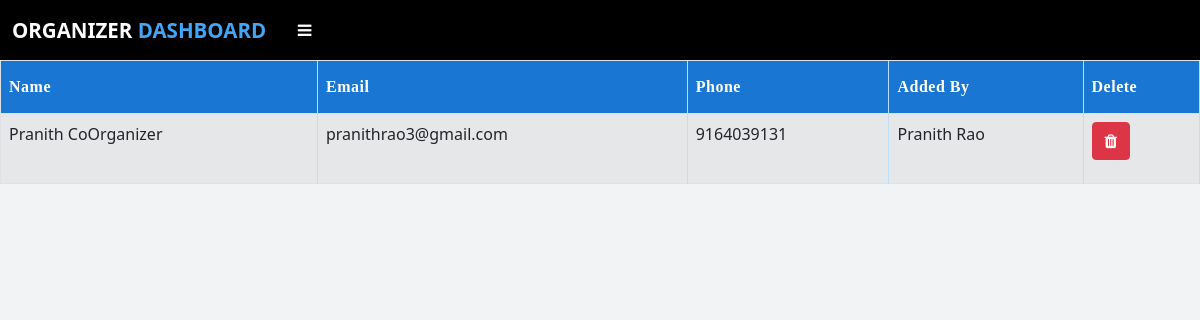
/view_coOrganizer (signed in), run on the app's committed database.
### app.py (models this page shows, shortened)
class Coorganizer(db.Model):
    id = db.Column(db.Integer,primary_key=True)
    name = db.Column(db.String(50),nullable=False)
    email = db.Column(db.String(100),nullable=False,unique=True)
    phone = db.Column(db.String(11), nullable=False, unique=True)
    password = db.Column(db.String(255),nullable=False)
    organizer = db.Column(db.String(50),nullable=False)
    coorg_id=db.relationship('Event',cascade="all,delete",backref='owner1')
    jcoorg_id=db.relationship('Judge',cascade="all,delete",backref='owner1j')

### app.py (the view)
@app.route("/view_coOrganizer")
def view_coOrganizer():
    if 'organizer' in session:
        coorgs = Coorganizer.query.all()
        return render_template('view_coOrganizer.html',data=coorgs)
    else:
        flash("Session Expired","error")
        return redirect(url_for('organizer_log'))

### templates/view_coOrganizer.html (shortened to what this page needs)
{% extends "organizer_layout.html" %}
{% block head %} {{ super() }}
{% endblock %}
{% block content %} {% if data %}
<div class="table-responsive">
  <table class="table table-striped table-bordered" >
    <thead class="thead-dark">
      <tr>
        <th scope="col">Name</th>
        <th scope="col">Email</th>
        <th scope="col">Phone</th>
        <th scope="col">Added By</th>
        <th scope="col">Delete</th>
      </tr>
    </thead>
    <tbody>
      {% for i in data %}
      <tr>
        <td>{{i.name}}</td>
        <td>{{i.email}}</td>
        <td>{{i.phone}}</td>
        <td>{{i.organizer}}</td>
        <td>
          <a onclick="delCoOrganizer('{{ i.id }}')"
            ><button class="btn btn-danger" type="submit" name="del">
              <i class="fa fa-trash"></i></button
          ></a>
        </td>
      </tr>
      {% endfor %}{% else %}
      <h2 class="text-center mt-5 fw-bold text-uppercase">
        No Co-Organizer Added
      </h2>
      {% endif %}
    </tbody>
  </table>
</div>
{% endblock %}

### templates/view_coOrganizer.html (style rules this page uses)
table { font-family: "Roboto" sans-serif; border-collapse: collapse; width: 100%; }
.table th { padding-top: 14px; padding-bottom: 14px; text-align: left; background-color: #1976d2; color: white; letter-spacing: 0.5px; user-select: none; border-right: 0.5px solid #bbdefb; font-family: Bahnschrift SemiBold; }
table td { border-right: 0.5px solid #bbdefb; height: 70px; }
table td, table th { border-bottom: 0.5px solid #bbdefb; }

### templates/organizer_layout.html (style rules this page uses)
body { font-family: "Roboto" sans-serif; background-color: #f2f3f4; }
* { margin: 0; padding: 0; text-decoration: none; list-style: none; }

### data on the page
Coorganizer: name "Pranith CoOrganizer", email "pranithrao3@gmail.com", phone "9164039131", organizer "Pranith Rao"
